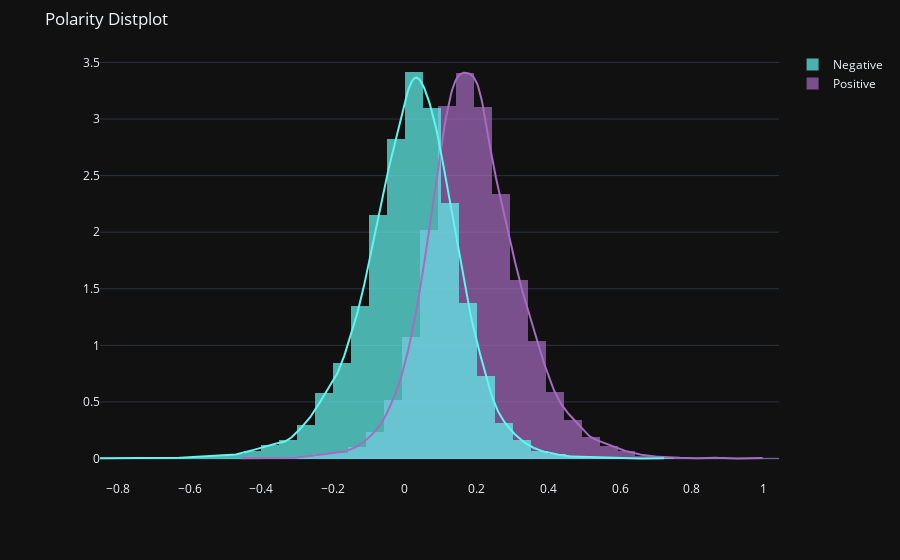

Here is the notebook cell this chart was saved with:
### Markdown cell above
## Analysis of extracted features

### Code cell
pol1=train_featu1[train_featu1['polarity']==1]['Polarity'].values
pol0=train_featu1[train_featu1['polarity']==0]['Polarity'].values

pol_data=[pol1,pol0]
labels=["Positive","Negative"]
colors = ['#A56CC1', '#63F5EF']

fig = ff.create_distplot(pol_data, labels, colors=colors, bin_size=.05, show_rug=False)

fig.layout.margin.update({'t':50, 'l':100})
fig['layout'].update(title='Polarity Distplot')
fig.layout.template = 'plotly_dark'

py.iplot(fig, filename='Polarity')

### Figure 1 — Plotly figure (JSON) as saved in the notebook; plotly's stock layout.template omitted (floating-point values rounded to 4 significant figures; data arrays with more than 128 entries replaced by an {"elided": "..."} marker saying what was removed)
{"data": [{"autobinx": false, "histnorm": "probability density", "legendgroup": "Positive", "marker": {"color": "#A56CC1"}, "name": "Positive", "opacity": 0.7, "type": "histogram", "x": {"elided": "12472 float values"}, "xaxis": "x", "xbins": {"end": 1, "size": 0.05, "start": -0.4575}, "yaxis": "y"}, {"autobinx": false, "histnorm": "probability density", "legendgroup": "Negative", "marker": {"color": "#63F5EF"}, "name": "Negative", "opacity": 0.7, "type": "histogram", "x": {"elided": "12432 float values"}, "xaxis": "x", "xbins": {"end": 0.725, "size": 0.05, "start": -0.85}, "yaxis": "y"}, {"legendgroup": "Positive", "marker": {"color": "#A56CC1"}, "mode": "lines", "name": "Positive", "showlegend": false, "type": "scatter", "x": {"elided": "500 float values"}, "xaxis": "x", "y": {"elided": "500 float values"}, "yaxis": "y"}, {"legendgroup": "Negative", "marker": {"color": "#63F5EF"}, "mode": "lines", "name": "Negative", "showlegend": false, "type": "scatter", "x": {"elided": "500 float values"}, "xaxis": "x", "y": {"elided": "500 float values"}, "yaxis": "y"}], "layout": {"barmode": "overlay", "hovermode": "closest", "legend": {"traceorder": "reversed"}, "margin": {"l": 100, "t": 50}, "title": {"text": "Polarity Distplot"}, "xaxis": {"anchor": "y2", "domain": [0, 1], "zeroline": false}, "yaxis": {"anchor": "free", "domain": [0, 1], "position": 0}}}
